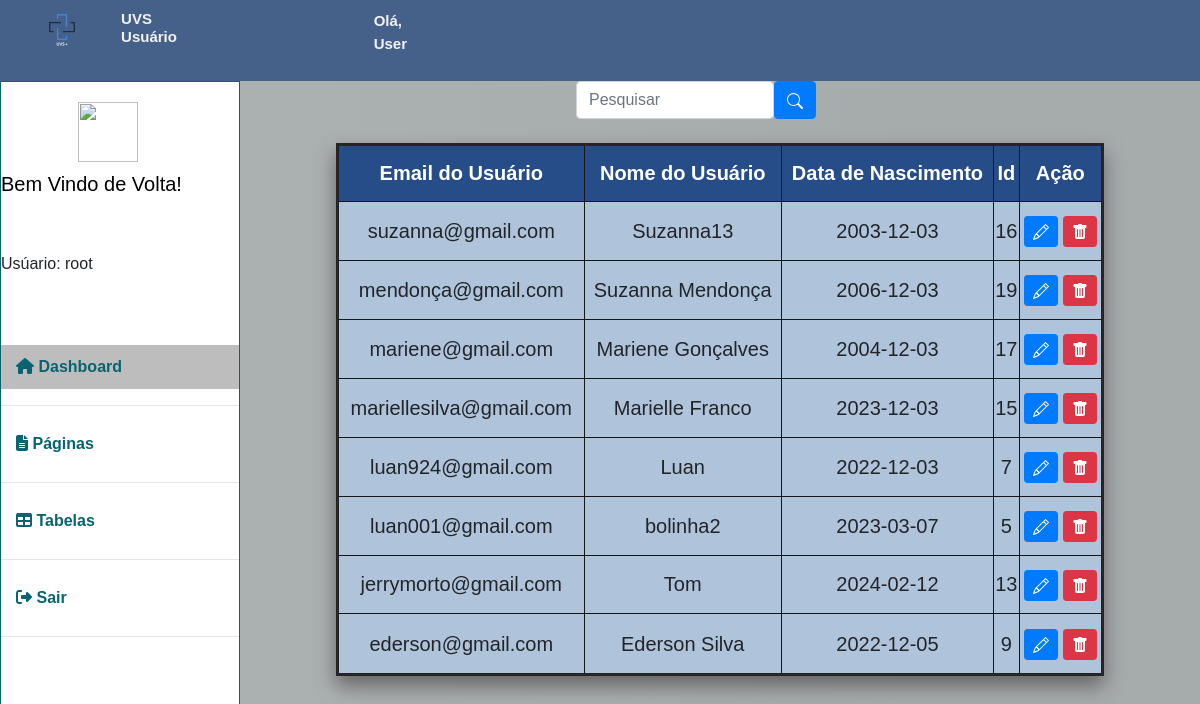
The app's page /admin_pages/usuarios.php, older data.
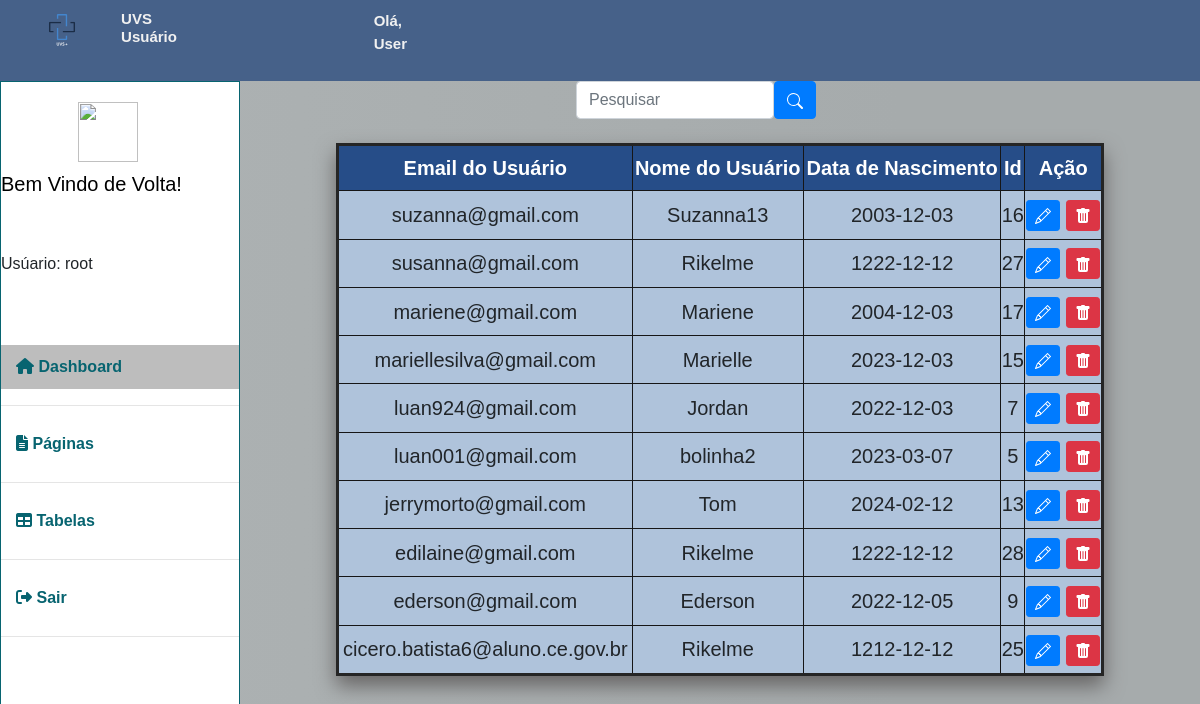
The same page, newer data.
### tables this page shows
CREATE TABLE `tbubs` (
  `email` varchar(50) NOT NULL,
  `senha` varchar(50) NOT NULL,
  `nome` varchar(20) NOT NULL,
  `data` date DEFAULT NULL,
  `id` int(100) NOT NULL,
  `caminho` varchar(100) DEFAULT NULL,
  `imagem` varchar(100) DEFAULT NULL
);

### banco/dbconnect.php (called while the page is built, shortened)
<?php
$user = "root";
?>

### admin_pages/usuarios.php (the view, shortened to what this page needs)
<?php
  include_once('../banco/dbconnect.php');
      if(!empty($_GET['search']))
  {
      $data = $_GET['search'];
      $sql = "SELECT * FROM tbubs WHERE  id LIKE '%$data%' or nome LIKE '%$data%' or  email LIKE '%$data%'  ORDER BY email DESC";
  }
  else
  {
      $sql = "SELECT * FROM tbubs ORDER BY email DESC";
  }
  $result = $conexao -> query($sql);
  ?>
<!DOCTYPE html>
<html lang="pt-br">
<head>
    <link rel="stylesheet" href="https://stackpath.bootstrapcdn.com/bootstrap/4.1.3/css/bootstrap.min.css">
    <link rel="stylesheet" href="../CSS/admin.css">
    <link rel="stylesheet" href="../CSS/conta.css">
    <link rel="stylesheet" href="../dist/ui/trumbowyg.min.css">
</head>
<body>
<header>
        <div class="info-cabecalho">
                <img class="logo"src="../IMAGENS/UVS +.svg" alt="uvs logo">
                <h5>UVS Usuário</h5>
                <p>Olá, User</p>
        </div>
    </header>
    <section class="main">
        <div class="sidebar">
            <div class="perfil-adm">
            <div class="image-perfil">
                    <form action="">
                        <a class="image-perfil" href="user_admin.php">
                        <img src=<?php ?> name="perfiluser" style="width: 60px; height: 60px">
                        </a>
                    </form>
                    <h4>Bem Vindo de Volta!</h4>
                    <p><?php include "../PHP/logado.php";
                    echo "<br>" . $logado; if($user != ""){
                    echo "<br>" . "Usúario: " .  $user;
                    }else{
                    }?></p>
                 </div>
               </div>
               <br>
            <a class="nome-colorido" href="administrador.php"> <i class="fa-solid fa-house" style="color: #076470;"></i> Dashboard</a>
                <hr>
            <a href="paginas.php"> <i class="fa-sharp fa-solid fa-file-lines" style="color: #076470;"></i> Páginas </a>
                <hr>
            <a href="tabelas.php">  <i class="fa-solid fa-table" style="color: #076470;"></i> Tabelas</a>
                <hr>
            <a href="../pages/sair.php"> <i class="fa-solid fa-right-from-bracket" style="color: #076470;"></i> Sair</a>
            <hr>
        </div>
 <div class="principal">
        <div class="box-search">
            <input type="search" placeholder="Pesquisar" class="form-control" id="pesquisar">
            <button class= "btn btn-primary" onclick="Apresentar()">
            </button>
        </div>
<br>
   <table class="tabela">
      <th class="tdDark">Email do Usuário</th>
      <th class="tdDark">Nome do Usuário</th>
      <th class="tdDark">Data de Nascimento</th>
      <th class="tdDark">Id</th>
      <th class="tdDark">Ação</th>
    <?php
    while($user_data = mysqli_fetch_assoc($result)) {
                            echo "<tr>";
                            echo "<td>".$user_data['email']."</td>";
                            echo "<td>".$user_data['nome']."</td>";
                            echo "<td>".$user_data['data']."</td>";
                            echo "<td>".$user_data['id']."</td>";
                            echo "<td>
                            <a class='btn btn-sm btn-primary' href='../PHP/edit.php?id=$user_data[id]' title='Editar'>
                            <svg xmlns='http://www.w3.org/2000/svg' width='16' height='16' fill='currentColor' class='bi bi-pencil' viewBox='0 0 16 16'>
                                <path d='M12.146.146a.5.5 0 0 1 .708 0l3 3a.5.5 0 0 1 0 .708l-10 10a.5.5 0 0 1-.168.11l-5 2a.5.5 0 0 1-.65-.65l2-5a.5.5 0 0 1 .11-.168l10-10zM11.207 2.5 13.5 4.793 14.793 3.5 12.5 1.207 11.207 2.5zm1.586 3L10.5 3.207 4 9.707V10h.5a.5.5 0 0 1 .5.5v.5h.5a.5.5 0 0 1 .5.5v.5h.293l6.5-6.5zm-9.761 5.175-.106.106-1.528 3.821 3.821-1.528.106-.106A.5.5 0 0 1 5 12.5V12h-.5a.5.5 0 0 1-.5-.5V11h-.5a.5.5 0 0 1-.468-.325z'/>
                            </svg>
                            </a>
                            <a class='btn btn-sm btn-danger' href='../PHP/alterar.php?id=$user_data[id]' title='Deletar'>
                                <svg xmlns='http://www.w3.org/2000/svg' width='16' height='16' fill='currentColor' class='bi bi-trash-fill' viewBox='0 0 16 16'>
                                    <path d='M2.5 1a1 1 0 0 0-1 1v1a1 1 0 0 0 1 1H3v9a2 2 0 0 0 2 2h6a2 2 0 0 0 2-2V4h.5a1 1 0 0 0 1-1V2a1 1 0 0 0-1-1H10a1 1 0 0 0-1-1H7a1 1 0 0 0-1 1H2.5zm3 4a.5.5 0 0 1 .5.5v7a.5.5 0 0 1-1 0v-7a.5.5 0 0 1 .5-.5zM8 5a.5.5 0 0 1 .5.5v7a.5.5 0 0 1-1 0v-7A.5.5 0 0 1 8 5zm3 .5v7a.5.5 0 0 1-1 0v-7a.5.5 0 0 1 1 0z'/>
                                </svg>
                            </a>
                            </td>";
                        echo "</tr>";
                }
            ?>
</table>
</div>
</body>
</html>

### CSS/admin.css (style rules this page uses)
* { margin: 0; padding: 0; }
html, body { font-family: Arial, Helvetica, sans-serif; width: 100vw; height: 100%; }
header { display: flex; padding: 10px 2%; justify-content: space-between; background-color: #466189; }
.info-cabecalho { display: flex; }
.info-cabecalho h5 { font-weight: bold; color: #f1f1f1; margin-left: 20%; font-size: 15px }
.info-cabecalho p { font-weight: bold; color: #f1f1f1; margin-left: 100%; font-size: 15px }
.perfil-adm { height: 30%; }
.image-perfil img { margin-top: 10px; margin-left: 30%; justify-content: center; }
.logo { width: 40px; height: 40px; margin-left: 9%; }
.main { display: flex; flex-wrap: wrap; height: 100%; }
.sidebar { width: 20%; background-color: rgb(255, 255, 255); height: 100%; border: 1px solid rgb(7, 100, 112); }
.sidebar a { text-decoration: none; display: block; padding: 10px 15px; color: rgb(7, 100, 112); font-weight: bold; font-family: Arial, Helvetica, sans-serif; }
.nome-colorido { background-color: rgb(189, 189, 189); color: #222; font-weight: bold; }
.principal { width: 80%; }

### CSS/conta.css (style rules this page uses)
body { width:100%; min-height: 100vh; background-attachment: fixed; background: rgb(153, 157, 158); background: linear-gradient(90deg, rgb(173, 178, 179) 5%, rgb(166, 171, 172) 75%); }
h4 { Font-size: 20px; color: black; }
.box-search { margin-left: 35%; width: 25%; gap:.1%; display: flex; }
.tabela { background-color: #AFC3DB; margin-left: 10%; text-align: center; border: solid rgb(37, 37, 37); width: 80%; box-shadow:0px 10px 20px #676565; border-radius: 2px; cursor: pointer; border-collapse:collapse ; font-size: 20px; height: 400pt; }
.tdDark { background-color: #264d88; color: white; }
td { border:solid rgb(22, 22, 22) 1px; }
th { border:solid rgb(22, 22, 22) 1px; }

Row changes from the older to the newer data that the page shows:
removed tbubs: email "mendonça@gmail.com", nome "Suzanna Mendonça", data "2006-12-03", id "19"
added tbubs: email "susanna@gmail.com", nome "Rikelme", data "1222-12-12", id "27"
changed tbubs "mariene@gmail.com": nome "Mariene Gonçalves" → "Mariene"
changed tbubs "mariellesilva@gmail.com": nome "Marielle Franco" → "Marielle"
changed tbubs "luan924@gmail.com": nome "Luan" → "Jordan"
added tbubs: email "edilaine@gmail.com", nome "Rikelme", data "1222-12-12", id "28"
changed tbubs "ederson@gmail.com": nome "Ederson Silva" → "Ederson"
added tbubs: email "cicero.batista6@aluno.ce.gov.br", nome "Rikelme", data "1212-12-12", id "25"
